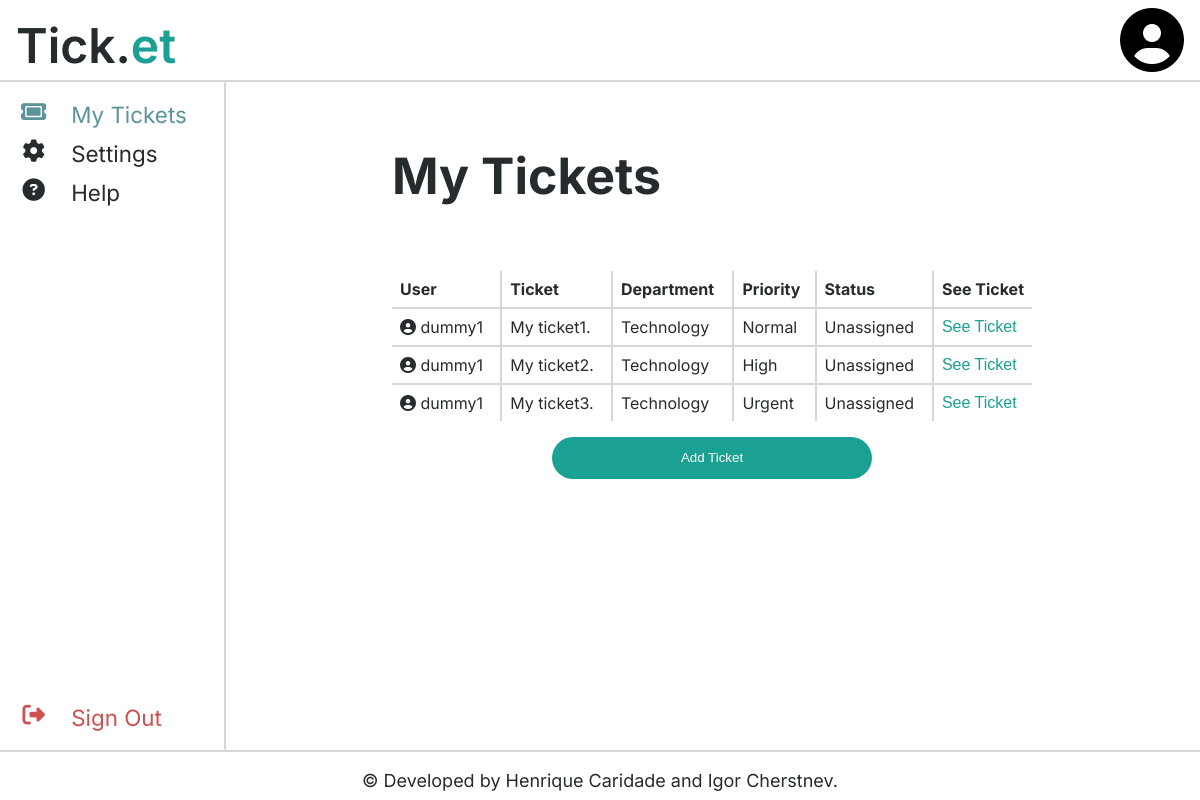
The page /pages/dashboard.php (signed in) on the database as committed earlier.
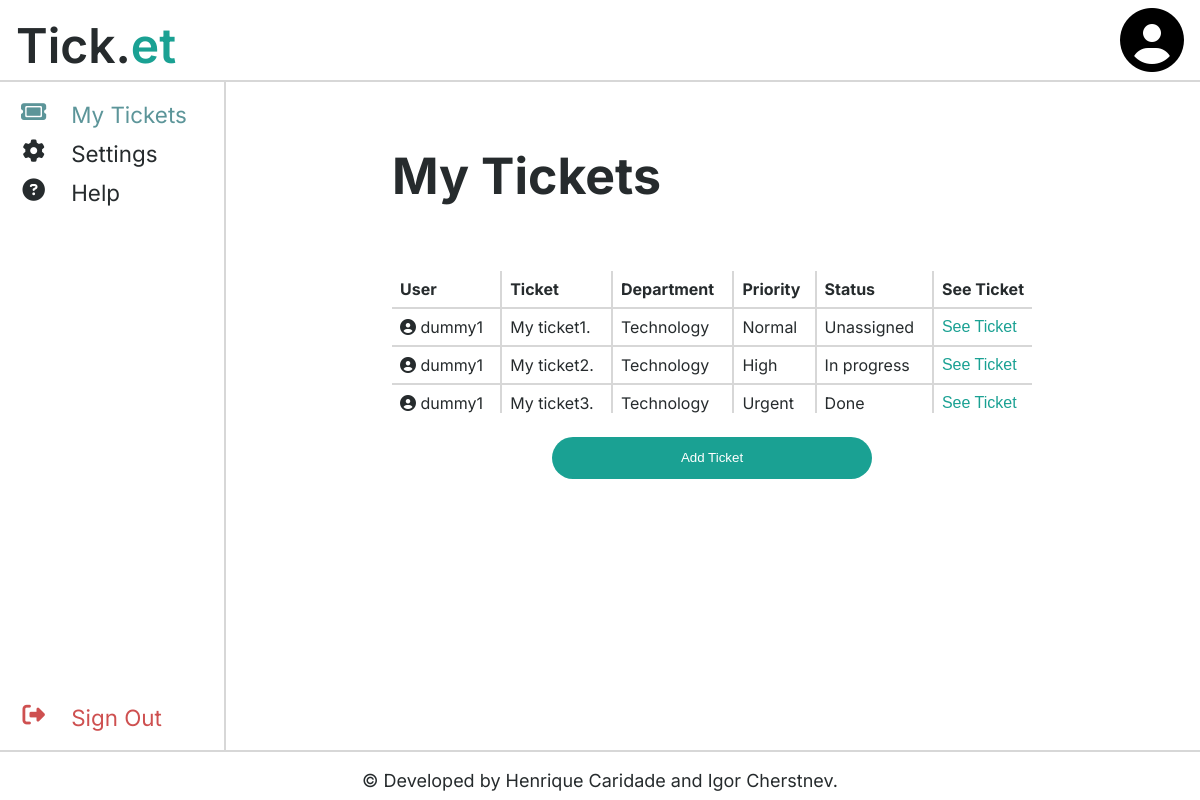
The same page on the database as committed later.
### tables this page shows
CREATE TABLE Ticket (
    id INTEGER PRIMARY KEY NOT NULL,
    publisher STRING NOT NULL REFERENCES User(username),
    department STRING NOT NULL REFERENCES Department(username),
    publishDate DATETIME NOT NULL,
    priority STRING NOT NULL CHECK (priority IN('Normal', 'High', 'Urgent')),
    subject STRING NOT NULL,
    text STRING NOT NULL
);

CREATE TABLE TicketStatus (
    id INTEGER PRIMARY KEY AUTOINCREMENT NOT NULL,
    ticketId INTEGER NOT NULL REFERENCES Ticket(id),
    agentUsername STRING REFERENCES User(username),
    date DATETIME NOT NULL,
    status STRING NOT NULL CHECK (status IN('Unassigned', 'In progress', 'Done'))
);

### classes/ticket.php (called while the page is built, shortened)
<?php
    include_once("../classes/ticketStatus.php");
    class Ticket {
        private function __construct(PDO $db, int $id, string $publisher, string $department, DateTime $publishDate, string $priority, string $subject, string $text) {
            $this->department = $department;
            $this->priority = $priority;
            $this->subject = $subject;
            $this->statuses = TicketStatus::getTicketStatuses($db, $id);
            $this->status = $this->statuses[0];
        }
        private static function fromArray(PDO $db, array $ticket) : Ticket {
            return new Ticket($db, (int) $ticket['id'], $ticket['publisher'], $ticket['department'], new DateTime($ticket['publishDate']), $ticket['priority'], $ticket['subject'], $ticket['text']);
        }
        public static function getTicketsFromUsername(PDO $db, string $username) : array {
            $stmt = $db->prepare('SELECT * FROM Ticket WHERE publisher=?');
            $stmt->execute(array($username));
            $tickets = $stmt->fetchAll();
            $ticketArray = array();
            foreach ($tickets as $ticket) {
                $ticketArray[] = Ticket::fromArray($db, $ticket);
            }
            return $ticketArray;
        }
    }
?>

### classes/ticketStatus.php (called while the page is built, shortened)
<?php
    class TicketStatus {
        private function __construct(int $id, int $ticketId, ?string $agentUsername, DateTime $date, string $status) {
            $this->status = $status;
        }
        private static function fromArray(array $status) : TicketStatus {
            return new TicketStatus((int) $status['id'], (int) $status['ticketId'], $status['agentUsername'], new DateTime($status['date']), $status['status']);
        }
        public static function getTicketStatuses(PDO $db, int $id) : array {
            $stmt = $db->prepare('SELECT * FROM TicketStatus WHERE ticketId=?');
            $stmt->execute(array($id));
            $statuses = $stmt->fetchAll();
            $statusArray = array();
            foreach ($statuses as $status) {
                $statusArray[] = TicketStatus::fromArray($status);
            }
            usort($statusArray, fn(TicketStatus $a, TicketStatus $b) => ($a->date > $b->date) ? 1 : (($a->date < $b->date) ? -1 : 0));
            return $statusArray;
        }
    }
?>

### templates/ticket.php (the view, shortened to what this page needs)
<?php
    include_once("../classes/ticket.php");
    include_once("../templates/profile.php");
    function _drawTicket(Ticket $ticket) {
?>
<tr class="ticket">
    <td class="ticket-username"><?php drawProfile($ticket->publisher, true); ?></td>
    <td class="ticket-subject"><?=htmlentities($ticket->subject)?></td>
    <td class="ticket-department"><?=htmlentities($ticket->department)?></td>
    <td class="ticket-priority"><?=htmlentities($ticket->priority)?></td>
    <td class="ticket-status"><?=htmlentities($ticket->status->status)?></td>
    <td class="ticket-edit">
        <form class="ticket-page-form" action="../pages/ticket_page.php" method="post">
            <button type='submit' class="ticket-page-submit">See Ticket</button>
        </form>
    </td>
</tr>
<?php
    }
    function drawTickets(array $tickets) {
?>
<table id="tickets">
    <thead>
        <tr>
            <th>User</th>
            <th>Ticket</th>
            <th>Department</th>
            <th>Priority</th>
            <th>Status</th>
            <th style="width: 0;">See Ticket</th>
        </tr>
    </thead>
    <tbody>
    <?php
    foreach ($tickets as $ticket) {
        _drawTicket($ticket);
    }
    ?>
    </tbody>
</table>
<?php
    }
        ?>

### templates/header.php (shortened to what this page needs)
<?php
    include_once("../templates/profile.php");
    function drawHeader(bool $drawProfile=false) {
?>
<html lang="en">
<head>
    <link rel="stylesheet" href="../css/include.css">
    <link rel="stylesheet" href="../css/main.css">
    <link rel="stylesheet" href="../css/account.css">
    <link rel="stylesheet" href="../css/faq.css">
    <link rel="stylesheet" href="../css/button.css">
    <link rel="stylesheet" href="../css/userForms.css">
    <link rel="stylesheet" href="../css/admin.css">
    <link rel="stylesheet" href="../css/popup.css">
    <link rel="stylesheet" href="../css/table.css">
    <link rel="stylesheet" href="../css/search.css">
</head>
<body>
    <header>
        <span id="logo">Tick.<span id="logo-highlight">et</span></span>
        <?php if ($drawProfile) { ?>
            <form class="profile-form" action="../pages/user_page.php" method="post">
                <button type='submit' class="profile-submit"><i class="fa-solid fa-circle-user"></i></button>
            </form>
        <?php } ?>
    </header>
<?php
    }
?>

### templates/sidebar.php (shortened to what this page needs)
<?php
    function drawSidebar(Session $session, string $currentPage) {
?>
<div class="sidebar">
    <a href="../pages/dashboard.php" <?php if ($currentPage == 'dashboard') echo 'class="selected"';?>>
        <span class="icon"><i class="fa-solid fa-ticket"></i></span>
        <span class="text">My Tickets</span>
    </a>
    <a href="../pages/settings.php" <?php if ($currentPage == 'settings') echo 'class="selected"';?>>
        <span class="icon"><i class="fa-solid fa-gear"></i></span>
        <span class="text">Settings</span>
    </a>
    <a href="../pages/help.php" <?php if ($currentPage == 'help') echo 'class="selected"';?>>
        <span class="icon"><i class="fa-solid fa-question-circle"></i></span>
        <span class="text">Help</span>
    </a>
    <a href="../actions/logout.php">
        <span class="icon"><i class="fa-solid fa-right-from-bracket"></i></span>
        <span class="text sign-out">Sign Out</span>
    </a>
</div>
<?php
    }
?>

### pages/dashboard.php (shortened to what this page needs)
<?php
    include_once("../templates/header.php");
    include_once("../templates/footer.php");
    include_once("../templates/sidebar.php");
    include_once("../templates/ticket.php");
    include_once("../templates/department.php");
    include_once("../classes/session.php");
    include_once("../classes/ticket.php");
    $session = Session::getSession();
    $db = getDatabaseConnection();
    $tickets = Ticket::getTicketsFromUsername($db, $_SESSION[Session::USERNAME]);
    drawHeader(true);
    drawSidebar($session, 'dashboard');
?>
<main class="main-sidebar">
    <div id="dashboard" class="page">
        <h1 id="dashboard-title" class="title">My Tickets</h1>
        <?php drawTickets($tickets); ?>
        <div class="big-button">
            <button id="ticket-open-button" onclick="openPopup()">Add Ticket</button>
        </div>
    </div>
</main>
<?php
    drawFooter();
?>

### templates/profile.php
<?php
    function drawProfile(?string $username, bool $showUsername=false, bool $showIcon=true) {
?>
<div class="profile" data-user="<?=htmlentities($username)?>">
<?php if ($showIcon) { ?>
<i class="fa-solid fa-circle-user"></i>
<?php } if ($showUsername) { ?>
    <span class="username"><?=htmlentities($username)?></span>
<?php } ?>
</div>
<?php
    }
?>

### templates/footer.php
<?php
    function drawFooter() {
?>
    <footer>
        <span id="footer-info">&copy; Developed by Henrique Caridade and Igor Cherstnev.</span>
    </footer>
    </body>
</html>
<?php
    }
?>

### css/include.css (style rules this page uses)
:root { --primary-background-color: #ffffffff; --secondary-background-color: #d7d7d7ff; --primary-color: #262b2dff; --secondary-color: #5c9599ff; --accent-color: #1aa193ff; --error-color: #ce5050ff; --warning-color: #cfbd63ff; --success-color: #51d880ff; --header-height: 5rem; --footer-height: 3rem; --sidebar-width: 14rem; --sidebar-padding: 15px; --margin-sides: 10rem; }

### css/main.css (style rules this page uses)
body { font-family: 'Inter', sans-serif; background-color: var(--primary-background-color); color: var(--primary-color); }
.page { position: relative; margin: 0 var(--margin-sides); }
a { color: var(--accent-color); text-decoration: none; }
header { position: fixed; top: 0; left: 0; width: 100%; height: var(--header-height); font-size: 3em; border-bottom: 2px solid var(--secondary-background-color); background-color: var(--primary-background-color); z-index: 2; }
#logo { position: absolute; top: 1rem; left: 1rem; font-weight: 600; }
#logo-highlight { color: var(--accent-color); }
footer { position: fixed; bottom: 0; left: 0; width: 100%; height: var(--footer-height); font-size: 1em; border-top: 2px solid var(--secondary-background-color); background-color: var(--primary-background-color); z-index: 2; text-align: center; }
#footer-info { position: relative; top: 1em; font-size: large; }
.sidebar { height: calc(100% - var(--header-height) - var(--footer-height) - 2 * var(--sidebar-padding)); width: var(--sidebar-width); position: fixed; top: var(--header-height); left: 0; overflow-x: hidden; border-right: 2px solid var(--secondary-background-color); padding: var(--sidebar-padding) 0; background-color: var(--primary-background-color); z-index: 1; }
.sidebar a { display: block; padding: 6px 10px; width: calc(100% - 20px); color: var(--primary-color); font-size: 1.4em; }
.sidebar a .icon { position: absolute; right: 70%; width: 30%; text-align: center; }
.sidebar a .text { position: relative; left: 30%; }
.sidebar a:last-child { position: absolute; bottom: var(--sidebar-padding); color: var(--error-color); }
.sidebar .selected { color: var(--secondary-color); }
main { margin-top: var(--header-height); margin-bottom: var(--footer-height); }
main.main-sidebar { overflow: hidden; margin-left: var(--sidebar-width); }

### css/button.css (style rules this page uses)
button:not(.faq-question):not(.ticket-page-submit):not(.user-page-submit):not(.profile-submit) { padding: 0.8em; color: var(--primary-background-color); border: none; padding: 0.5em; border-radius: 2em; }
button:not(.red):not(.faq-question):not(.ticket-page-submit):not(.user-page-submit):not(.profile-submit) { background-color: var(--accent-color); }
div.big-button { margin-top: 1em; width: 100%; text-align: center; }
button#ticket-open-button, button#department-add-button, button#department-remove-button { width: 50%; min-width: 15em; padding: 1em; }
button.ticket-page-submit, button.user-page-submit { background-color: transparent; border: none; color: var(--accent-color); font-size: 1rem; padding: 0; width: 100%; text-align: left; }
button.profile-submit { background-color: transparent; border: none; font-size: 4rem; padding: 0; }
form.profile-form { position: absolute; top: 0.5rem; right: 1rem; }
form.ticket-page-form, form.user-page-form, form.profile-form { margin-block-end: 0; }

### css/userForms.css (style rules this page uses)
.title { font-size: 50px; padding-top: 2rem; padding-bottom: 2rem; }

### css/table.css (style rules this page uses)
table { width: 100%; border-collapse: collapse; }
table, table th, table td { position: relative; }
table th { padding: 0.5em; text-align: left; }
table td { min-width: 0; padding: 0.5em; overflow: hidden; border-top: 2px solid var(--secondary-background-color); }
table td { white-space: nowrap; position: relative; overflow: hidden; min-width: 0; }
table th { white-space: nowrap; }

Rows that differ between the two databases and show on the page:
changed ticketstatus: status "Unassigned" → "In progress"
changed ticketstatus: status "Unassigned" → "Done"
